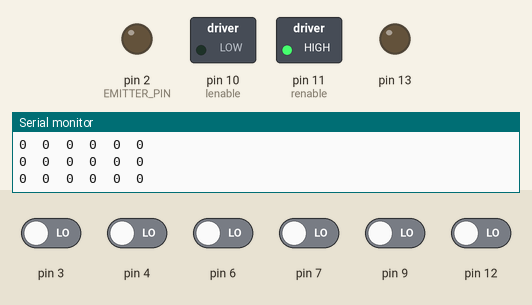
A sketch run on a simulated Arduino Uno, built with avr-gcc and run on an emulated ATmega328P. Parts: switched loads named in the sketch (green lamp = pin HIGH), output pins drawn as LEDs (lit = HIGH), the last lines printed to the serial monitor. Inputs (shaded band) come from the test bench; at power-on: pin 3, pin 4, pin 6, pin 7, pin 9, pin 12 LOW.

Above: at 7.7 s.
7.8 s: pin 4 driven HIGH
At 9.0 s:
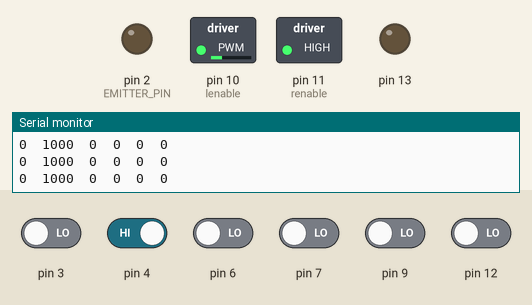
9.3 s: pin 6 driven HIGH
At 10.3 s:
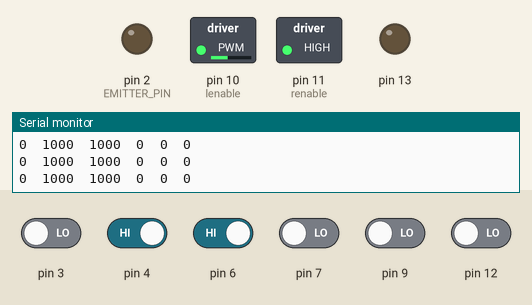
10.8 s: pin 7 driven HIGH
At 11.7 s:
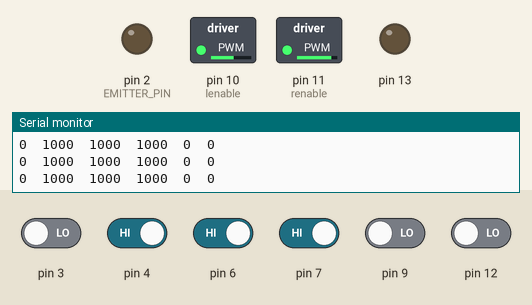
12.3 s: pin 3 driven HIGH
At 13.5 s:
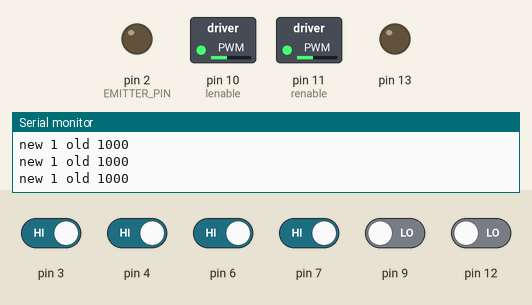
13.8 s: pin 3 driven LOW
At 14.15 s:
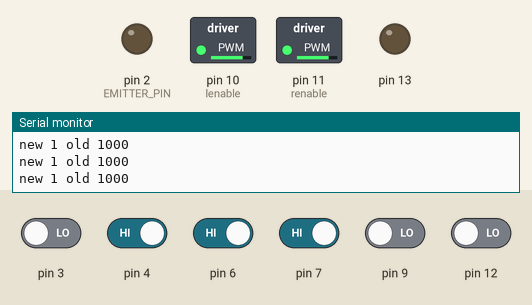
15.8 s: pin 12 driven HIGH
At 16.8 s:
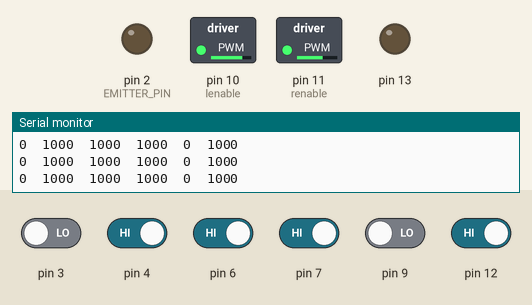
Timing chart, 0 to 18.3 s (numbered marks = the images above; inputs shaded):
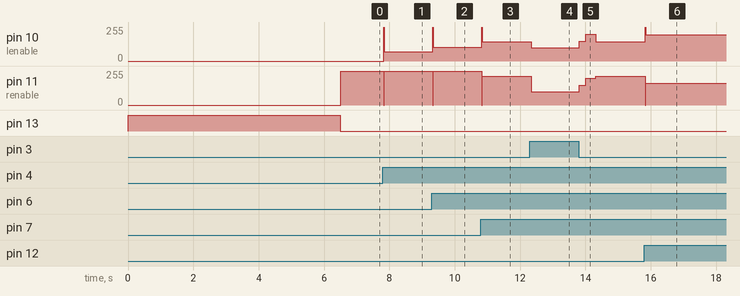

The sketch:

follow_mukesh.ino
```cpp
#include <QTRSensors.h>


#define lmtr1 A2
#define lmtr2 A3
#define rmtr1 A0
#define rmtr2 A1
#define lenable 10
#define renable 11
#define normal_speed 180
#define max_speed 255
//#define KP 0.075
#define KD 5
#define KI 1/10000
#define NUM_SENSORS   6
#define TIMEOUT       2500
#define EMITTER_PIN   2
float KP=0.075;
long integral=0;
// sensors 0 through 7 are connected to digital pins 3 through 10, respectively
QTRSensorsRC qtrrc((unsigned char[]) {3, 4, 6, 7, 9, 12},
  NUM_SENSORS, TIMEOUT, EMITTER_PIN);

unsigned int count=0;
unsigned int sensors[6];
unsigned int position=0;
unsigned int lastpos=0;
int error,motorspeed,lms,rms,lasterror;

unsigned char found_straight=0;
unsigned char found_left=0;

unsigned char found_right=0;
unsigned char found_turn=0;
unsigned char Ll=0;
unsigned char Lr=0;
unsigned char Lf=0;


//----------------------------------------------------------------------------------------------------------------------------------

void setup() {


Serial.begin(9600);
pinMode(2, OUTPUT);
pinMode(13, OUTPUT);
digitalWrite(13, HIGH);

  for (int i = 0; i < 100; i++)  // make the calibration take about 10 seconds
  {
    qtrrc.calibrate();     delay(20);

  }

delay(2000);
digitalWrite(13, LOW);     // turn off Arduino's LED to indicate we are through with calibration


  for (int i = 0; i < NUM_SENSORS; i++)
  {
   // Serial.print(qtrrc.calibratedMinimumOn[i]);
    //Serial.print(' ');
  }
  for (int i = 0; i < NUM_SENSORS; i++)
  {
   // Serial.print(qtrrc.calibratedMaximumOn[i]);
   // Serial.print(' ');
  }

lasterror=0;
}


//--------------------------------------------------------------------------------------------------------------------------------------------------

void loop() {
 // digitalWrite(2, HIGH);
  position = qtrrc.readLine(sensors);
  //Serial.println(position);
  for (unsigned char i = 0; i < NUM_SENSORS; i++)
  {
    Serial.print(sensors[i]);
    Serial.print('\t');
  }Serial.print('\n');

/////////////////////////bluetooth pid///////////////////////////
/*if (Serial.available()){
  float p;
  String read_;
  read_=Serial.readString();
  p=read_.toFloat();
  KP=p;
 // Serial.println(p);
}
///////////////////////////////////////////////////////////////
*/

  follow_segment();
 // hard_right();


   found_left=0;
   found_straight=0;
   found_right=0;
   found_turn=0;

  if(sensors[0] > 400&&sensors[1] > 400)

  {
    found_left = 1;
  }
  if(sensors[4] > 400&&sensors[5] > 400)
    {
      found_right = 1;
    }

 if (sensors[2]>200&&sensors[3]>200){

 found_straight = 1;}
 /* if ((sensors[0]<100&&sensors[1]<100&&sensors[2]<100&&sensors[3]<100&&sensors[4]<100&&sensors[5]<100)){
    hard_right();
        delay(500);
        stop_();}*/

if (found_right && found_straight ||found_left && found_straight){

  calibrate_turn();

 }


  Ll=found_left;
  Lf=found_straight;
  Lr=found_right;

}
void  calibrate_turn(){
  unsigned char next_found_left=0,next_found_right=0;
    if(sensors[0] > 400&&sensors[1] > 400)
  {
    next_found_left = 1;
  }
  if(sensors[4] > 400&&sensors[5] > 400)
    {
      next_found_right = 1;
    }
    move_forward();
    while((next_found_left==found_left) && (next_found_right==found_right)){
        position = qtrrc.readLine(sensors);

          next_found_right=0;
          next_found_left=0;

          if(sensors[0] > 400 && sensors[1] > 400)
           {
            next_found_left = 1;
             Serial.print("new ");
        Serial.print(next_found_left);
        Serial.print(" old ");
        Serial.println(sensors[0]);
             }
          if(sensors[4] > 400&&sensors[5] > 400)
            {
             next_found_right = 1;
            }
             if (sensors[0]<100 && sensors[1]>200||sensors[2]>200&&sensors[3]>200||sensors[4]>200 && sensors[5]<100){

              found_straight = 1;}


            move_forward();


    }
  move_forword();
  unsigned char dir = select_turn(found_left, found_straight, found_right,found_turn);
  turn(dir);


}


void straight()
{
  error = position - 2500;

  motorspeed = KP * error + KD * (error - lasterror);
  lasterror = error;

  lms= normal_speed+motorspeed;
  rms= normal_speed-motorspeed;

  if(lms>max_speed)
    lms=max_speed;
  if(lms<0)
    lms=0;
  if(rms>max_speed)
    rms=max_speed;
  if(rms<0)
    rms=0;

  analogWrite(lenable,lms);
  analogWrite(renable,rms);

  digitalWrite(lmtr1,HIGH);
  digitalWrite(lmtr2,LOW);
  digitalWrite(rmtr1,HIGH);
  digitalWrite(rmtr2,LOW);

}


void hard_right()
{  analogWrite(lenable,200);
  analogWrite(renable,200);
  digitalWrite(lmtr1,HIGH);
  digitalWrite(lmtr2,LOW);
  digitalWrite(rmtr1,LOW);
  digitalWrite(rmtr2,HIGH);
}

void soft_left()
{
   digitalWrite(lmtr1,LOW);
  digitalWrite(lmtr2,LOW);
  digitalWrite(rmtr1,HIGH);
  digitalWrite(rmtr2,LOW);
}

void soft_right()
{
   digitalWrite(lmtr1,HIGH);
  digitalWrite(lmtr2,LOW);
  digitalWrite(rmtr1,LOW);
  digitalWrite(rmtr2,LOW);
}
void hard_left()
{analogWrite(lenable,200);
  analogWrite(renable,200);
  digitalWrite(lmtr1,LOW);
  digitalWrite(lmtr2,HIGH);
  digitalWrite(rmtr1,HIGH);
  digitalWrite(rmtr2,LOW);
}
void turn_around()
{
  analogWrite(lenable,100);
  analogWrite(renable,100);
  digitalWrite(lmtr1,HIGH);
  digitalWrite(lmtr2,LOW);
  digitalWrite(rmtr1,LOW);
  digitalWrite(rmtr2,HIGH);
  delay(200);
    position = qtrrc.readLine(sensors);
if(sensors[3]>400&&sensors[2]>400){
    follow_segment();
  }
  else{
    turn_around();
  }
}
void move_forword()
{analogWrite(lenable,150);
  analogWrite(renable,150);
  digitalWrite(lmtr1,HIGH);
  digitalWrite(lmtr2,LOW);
  digitalWrite(rmtr1,HIGH);
  digitalWrite(rmtr2,LOW);
  delay(200);
   digitalWrite(lmtr1,LOW);
  digitalWrite(lmtr2,LOW);
  digitalWrite(rmtr1,LOW);
  digitalWrite(rmtr2,LOW);

}
void move_forward()
{analogWrite(lenable,100);
  analogWrite(renable,100);
  digitalWrite(lmtr1,HIGH);
  digitalWrite(lmtr2,LOW);
  digitalWrite(rmtr1,HIGH);
  digitalWrite(rmtr2,LOW);


}

void follow_segment(){
/*
 if ((sensors[0]<100&&sensors[1]<100&&sensors[2]<100&&sensors[3]<100&&sensors[4]<100&&sensors[5]<100)){
  turn_around();}*/
  error = position - 2500;
  integral+=error;
//+integral * KI
  motorspeed = KP * error + KD * (error - lasterror);
  lasterror = error;
//lastpos=position;

 lms= normal_speed+motorspeed;
  rms= normal_speed-motorspeed;

  if(lms>max_speed)
  lms=max_speed;
  if(lms<0)
  lms=0;
  if(rms>max_speed)
  rms=max_speed;
  if(rms<0)
  rms=0;

  analogWrite(lenable,lms);
  analogWrite(renable,rms);
 // Serial.println(lms-rms);
  digitalWrite(lmtr1,HIGH);
  digitalWrite(lmtr2,LOW);
  digitalWrite(rmtr1,HIGH);
  digitalWrite(rmtr2,LOW);


}

void stop_(){
  position = qtrrc.readLine(sensors);
  while(sensors[3]<400&&sensors[2]<400){
      position = qtrrc.readLine(sensors);
    //kuch mat kar be
  }
  if(sensors[3]>400&&sensors[2]>400){
    follow_segment();
  }
  else{
    stop_();
  }

  //follow_segment();

}
void turn(char dir)
{
    switch(dir)
    {
      case 'R':
        // Turn right.
        hard_right();
        delay(300);
        stop_();
        break;
    case 'L':
        // Turn left.
        hard_left();
        //set_motors(-100,100);
        delay(300);
         stop_();
        break;

    case 'B':
       // turn_around();
        hard_right();
        delay(500);
        stop_();
       // set_motors(100,-100);
      //  delay(100);
        break;
    case 'S':
   // follow_segment();

        // Don't do anything!
        break;
    }
}


char select_turn(unsigned char found_left, unsigned char found_straight,
  unsigned char found_right,unsigned char found_turn)
{
    // Make a decision about how to turn.  The following code
    // implements a left-hand-on-the-wall strategy, where we always
    // turn as far to the left as possible.


    if(found_left)
        return 'L';
    else if(found_straight)
        return 'S';
    else if(found_right)
        return 'R';
    else
        return 'B';
}
```

Measured:
- after the input at 7.8 s, pin 10 (lenable): 0/255 → 68/255 at once; pin 11 (renable): 255/255 → 0/255 at once, → 255/255 0.02 s later
- after the input at 9.3 s, pin 10 (lenable): 68/255 → 105/255 at once; pin 11 (renable): 255/255 → 0/255 at once, → 255/255 0.02 s later
- after the input at 10.8 s, pin 10 (lenable): 105/255 → 143/255 at once; pin 11 (renable): 255/255 → 217/255 at once
- after the input at 12.3 s, pin 10 (lenable): 143/255 → 100/255 at once; pin 11 (renable): 217/255 → 100/255 at once
- after the input at 13.8 s, pin 10 (lenable): 100/255 → 150/255 at once, → 200/255 0.20 s later, → 143/255 0.31 s later; pin 11 (renable): 100/255 → 150/255 at once, → 200/255 0.20 s later, → 217/255 0.31 s later
- after the input at 15.8 s, pin 10 (lenable): 143/255 → 198/255 at once; pin 11 (renable): 217/255 → 162/255 at once
